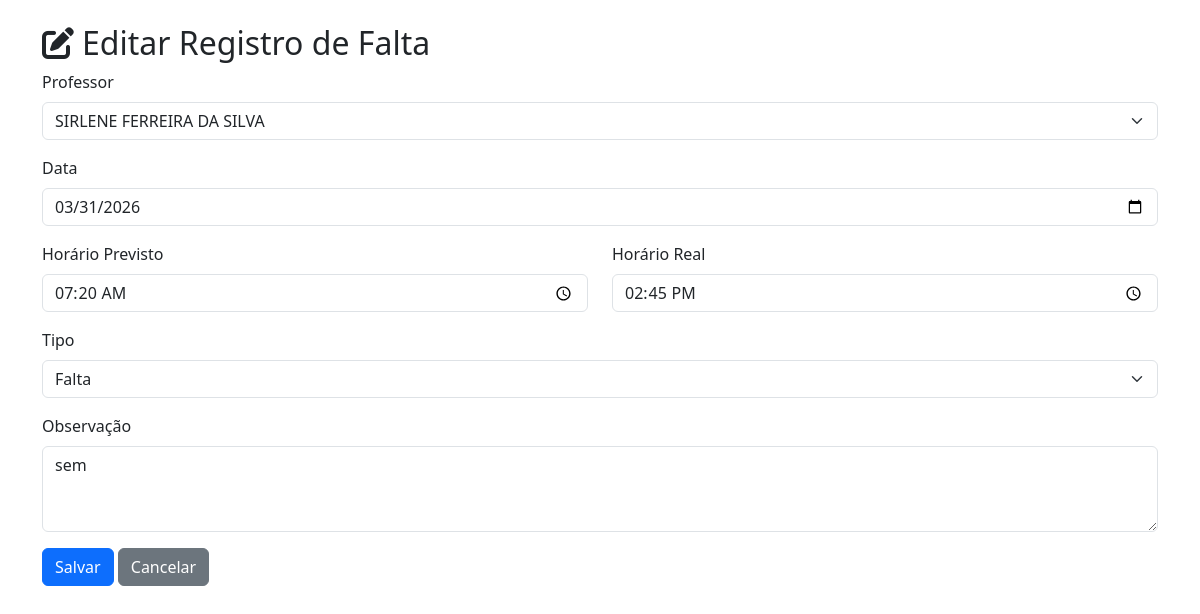
/editar-falta/54/ (signed in), run on the app's committed database.
### apps/models.py (models this page shows, shortened)
class RegistroFalta(models.Model):
    TURNOS = [
        ('manha', '🌅 Manhã'),
        ('tarde', '☀️ Tarde'),
        ('integral', '📅 Integral'),
    ]
    TIPOS = [
        ('presente', '✅ Presente'),
        ('atraso', '⏰ Atraso'),
        ('falta', '❌ Falta'),
        ('justificada', '📄 Ausência Justificada'),
    ]
    professor = models.ForeignKey(User, on_delete=models.CASCADE, related_name='faltas')
    data = models.DateField()
    turno = models.CharField(max_length=10, choices=TURNOS, default='manha')  # NOVO
    dia_semana = models.CharField(max_length=20, editable=False)
    horario_previsto = models.TimeField()  # Hora que deveria chegar
    horario_real = models.TimeField(null=True, blank=True)  # Hora que chegou
    minutos_atraso = models.IntegerField(default=0, editable=False)
    tipo = models.CharField(max_length=20, choices=TIPOS, default='presente')
    observacao = models.TextField(blank=True)
    registrado_por = models.ForeignKey(User, on_delete=models.CASCADE, related_name='registros_faltas')
    registrado_em = models.DateTimeField(auto_now_add=True)
    class Meta:
        ordering = ['-data']

### apps/views.py (the view, shortened to what this page needs)
# urls.py: path('editar-falta/<int:falta_id>/', views.editar_falta, name='editar_falta'),
@login_required
@user_passes_test(pertence_ao_grupo_equipe_diretiva, login_url='/')
def editar_falta(request, falta_id):
    falta = get_object_or_404(RegistroFalta, id=falta_id)
    professores = User.objects.filter(groups__name__iexact='Professores')
    context = {
        'falta': falta,
        'professores': professores,
        'hoje': falta.data.strftime('%Y-%m-%d'),
        'horario_previsto': falta.horario_previsto.strftime('%H:%M') if falta.horario_previsto else '',
        'horario_real': falta.horario_real.strftime('%H:%M') if falta.horario_real else '',
    }
    return render(request, 'editar_falta.html', context)

### apps/views.py (called while the page is built)
def pertence_ao_grupo_equipe_diretiva(user):
    if user.is_authenticated:
        return user.groups.filter(name__iexact='Equipe Diretiva').exists()
    return False

### apps/templates/editar_falta.html (shortened to what this page needs)
<!DOCTYPE html>
<html lang="pt-br">
<head>
    <link href="https://cdn.jsdelivr.net/npm/bootstrap@5.3.0/dist/css/bootstrap.min.css" rel="stylesheet">
    <link rel="stylesheet" href="https://cdnjs.cloudflare.com/ajax/libs/font-awesome/6.0.0/css/all.min.css">
</head>
<body>
    <div class="container mt-4">
        <h2><i class="fas fa-edit me-2"></i>Editar Registro de Falta</h2>
        <form method="post">
            <div class="mb-3">
                <label class="form-label">Professor</label>
                <select name="professor" class="form-select" required>
                    {% for professor in professores %}
                    <option value="{{ professor.id }}" {% if professor.id == falta.professor.id %}selected{% endif %}>
                        {{ professor.get_full_name|default:professor.username }}
                    </option>
                    {% endfor %}
                </select>
            </div>
            <div class="mb-3">
                <label class="form-label">Data</label>
                <input type="date" name="data" class="form-control" value="{{ falta.data|date:'Y-m-d' }}" required>
            </div>
            <div class="row">
                <div class="col-md-6 mb-3">
                    <label class="form-label">Horário Previsto</label>
                    <input type="time" name="horario_previsto" class="form-control" value="{{ falta.horario_previsto|time:'H:i' }}" required>
                </div>
                <div class="col-md-6 mb-3">
                    <label class="form-label">Horário Real</label>
                    <input type="time" name="horario_real" class="form-control" value="{{ falta.horario_real|time:'H:i' }}">
                </div>
            </div>
            <div class="mb-3">
                <label class="form-label">Tipo</label>
                <select name="tipo" class="form-select" required>
                    <option value="falta" {% if falta.tipo == 'falta' %}selected{% endif %}>Falta</option>
                </select>
            </div>
            <div class="mb-3">
                <label class="form-label">Observação</label>
                <textarea name="observacao" class="form-control" rows="3">{{ falta.observacao }}</textarea>
            </div>
            <button type="submit" class="btn btn-primary">Salvar</button>
            <a href="{% url 'controle_faltas' %}" class="btn btn-secondary">Cancelar</a>
        </form>
    </div>
</body>
</html>

### data on the page
RegistroFalta: professor "SIRLENE FERREIRA DA SILVA", data "03/31/2026", horario_previsto "07:20", horario_real "14:45", tipo "Falta", observacao "sem"
